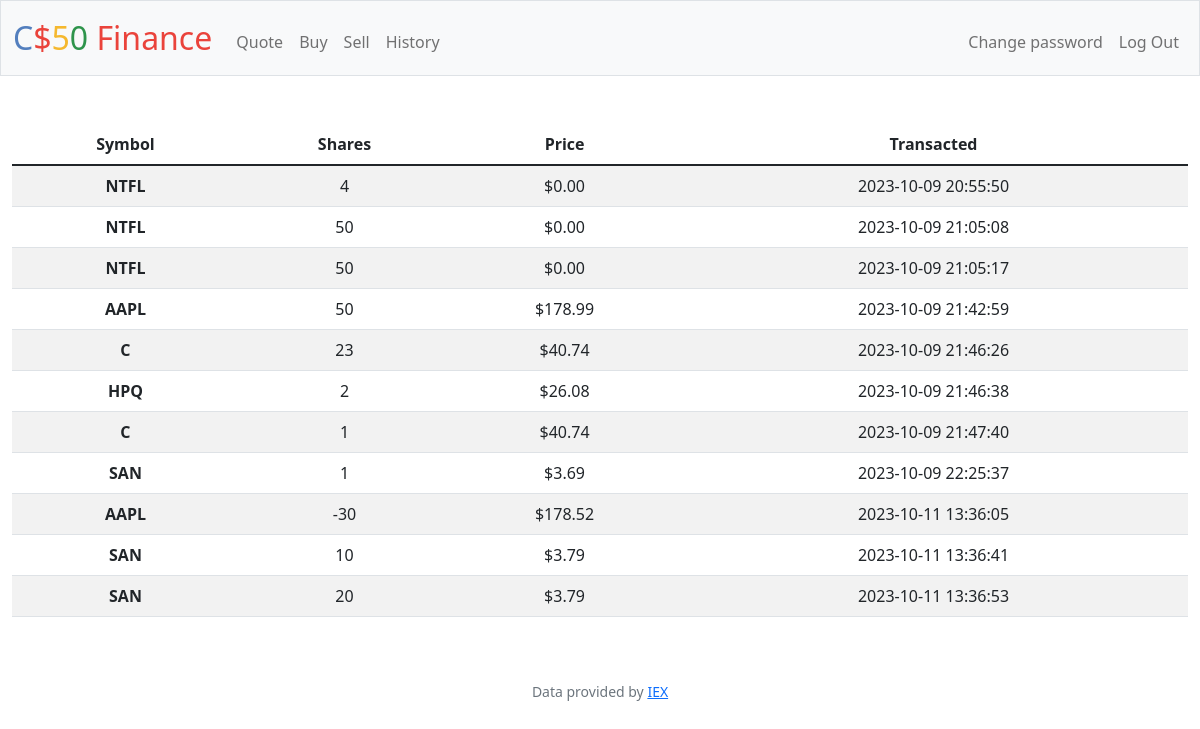
/history (signed in), run on an earlier commit of the app's database.
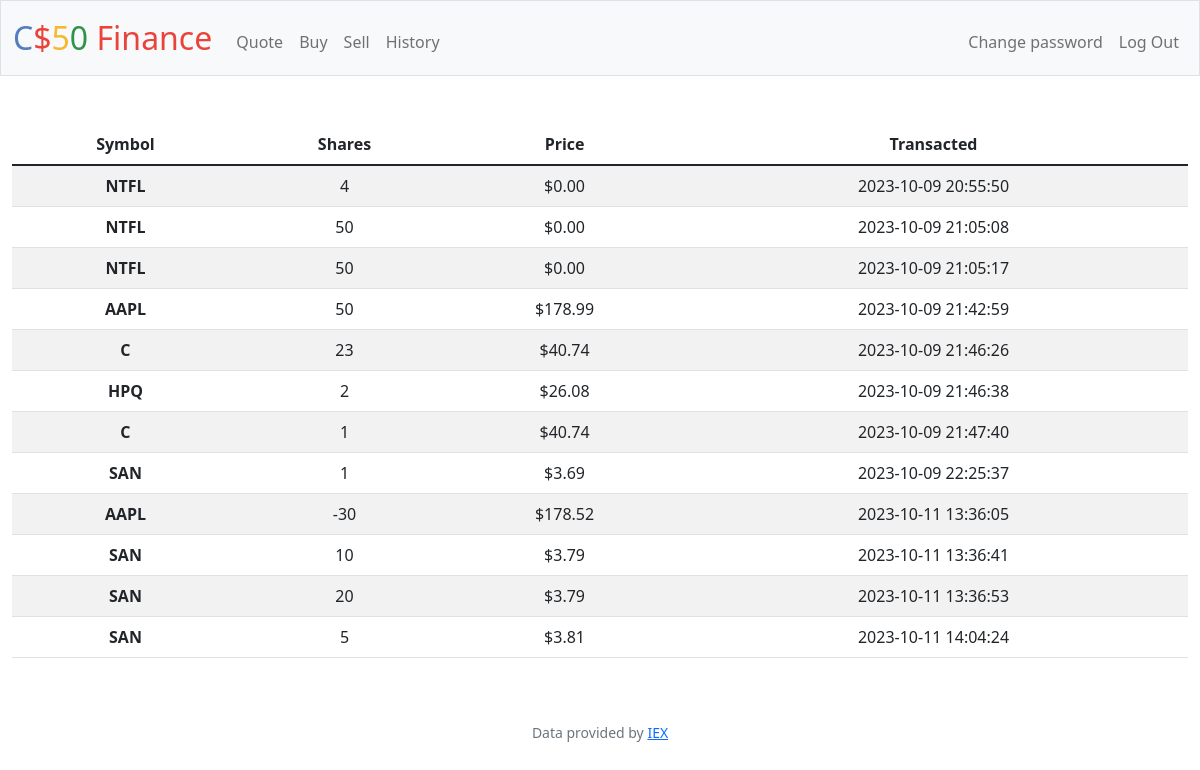
And on a later commit of the database.
### tables this page shows
CREATE TABLE transactions (id INTEGER, person_id INTEGER, symbol TEXT, num_shares INTEGER, price INTEGER, time TIMESTAMP NULL DEFAULT CURRENT_TIMESTAMP, PRIMARY KEY (id), FOREIGN KEY (person_id) REFERENCES users);

### app.py (the view)
@app.route("/history")
@login_required
def history():
    history = db.execute("SELECT symbol, num_shares, price, time FROM transactions WHERE person_id = ?;", session["user_id"])
    if not history:
        return apology("no history records yet", 400)
    for el in history:
        el["price"] =(usd(float(el["price"])))
    return render_template("history.html", history=history)

### app.py (called while the page is built)
@app.after_request
def after_request(response):
    response.headers["Cache-Control"] = "no-cache, no-store, must-revalidate"
    response.headers["Expires"] = 0
    response.headers["Pragma"] = "no-cache"
    return response

### helpers.py (called while the page is built)
def login_required(f):
    @wraps(f)
    def decorated_function(*args, **kwargs):
        if session.get("user_id") is None:
            return redirect("/login")
        return f(*args, **kwargs)
    return decorated_function

def usd(value):
    return f"${value:,.2f}"

### templates/history.html (shortened to what this page needs)
{% extends "layout.html" %}
{% block main %}
    <table class="table table-striped">
        <thead>
            <tr>
                <th>Symbol</th>
                <th>Shares</th>
                <th>Price</th>
                <th>Transacted</th>
            </tr>
        </thead>
        <tbody>
            {% for el in history %}
                <tr>
                    <th>{{ el["symbol"] | upper }}</th>
                    <td>{{ el["num_shares"] }}</td>
                    <td>{{ el["price"] }}</td>
                    <td>{{ el["time"] }}</td>
                </tr>
            {% endfor %}
        </tbody>
    </table>
{% endblock %}

### templates/layout.html (shortened to what this page needs)
<!DOCTYPE html>
<html lang="en">
    <head>
        <link href="https://cdn.jsdelivr.net/npm/bootstrap@5.1.3/dist/css/bootstrap.min.css" rel="stylesheet">
        <link href="/static/styles.css" rel="stylesheet">
    </head>
    <body>
        <nav class="bg-light border navbar navbar-expand-md navbar-light">
            <div class="container-fluid">
                <a class="navbar-brand" href="/"><span class="blue">C</span><span class="red">$</span><span class="yellow">5</span><span class="green">0</span> <span class="red">Finance</span></a>
                <div class="collapse navbar-collapse" id="navbar">
                    {% if session["user_id"] %}
                        <ul class="navbar-nav me-auto mt-2">
                            <li class="nav-item"><a class="nav-link" href="/quote">Quote</a></li>
                            <li class="nav-item"><a class="nav-link" href="/buy">Buy</a></li>
                            <li class="nav-item"><a class="nav-link" href="/sell">Sell</a></li>
                            <li class="nav-item"><a class="nav-link" href="/history">History</a></li>
                        </ul>
                        <ul class="navbar-nav ms-auto mt-2">
                            <li class="nav-item"><a class="nav-link" href="/password_change">Change password</a></li>
                            <li class="nav-item"><a class="nav-link" href="/logout">Log Out</a></li>
                        </ul>
                    {% else %}
                        <ul class="navbar-nav ms-auto mt-2">
                            <li class="nav-item"><a class="nav-link" href="/register">Register</a></li>
                            <li class="nav-item"><a class="nav-link" href="/login">Log In</a></li>
                        </ul>
                    {% endif %}
                </div>
            </div>
        </nav>
        <main class="container-fluid py-5 text-center">
            {% block main %}{% endblock %}
        </main>
        <footer class="mb-5 small text-center text-muted">
            Data provided by <a href="https://iexcloud.io/">IEX</a>
        </footer>
    </body>
</html>

### static/styles.css (style rules this page uses)
nav .navbar-brand { font-size: xx-large; }
nav .navbar-brand .blue { color: #537fbe; }
nav .navbar-brand .red { color: #ea433b; }
nav .navbar-brand .yellow { color: #f5b82e; }
nav .navbar-brand .green { color: #2e944b; }

What changed in the data, as far as the page shows it:
added transactions: symbol "SAN", num_shares "5", price "$3.81", time "2023-10-11 14:04:24"
